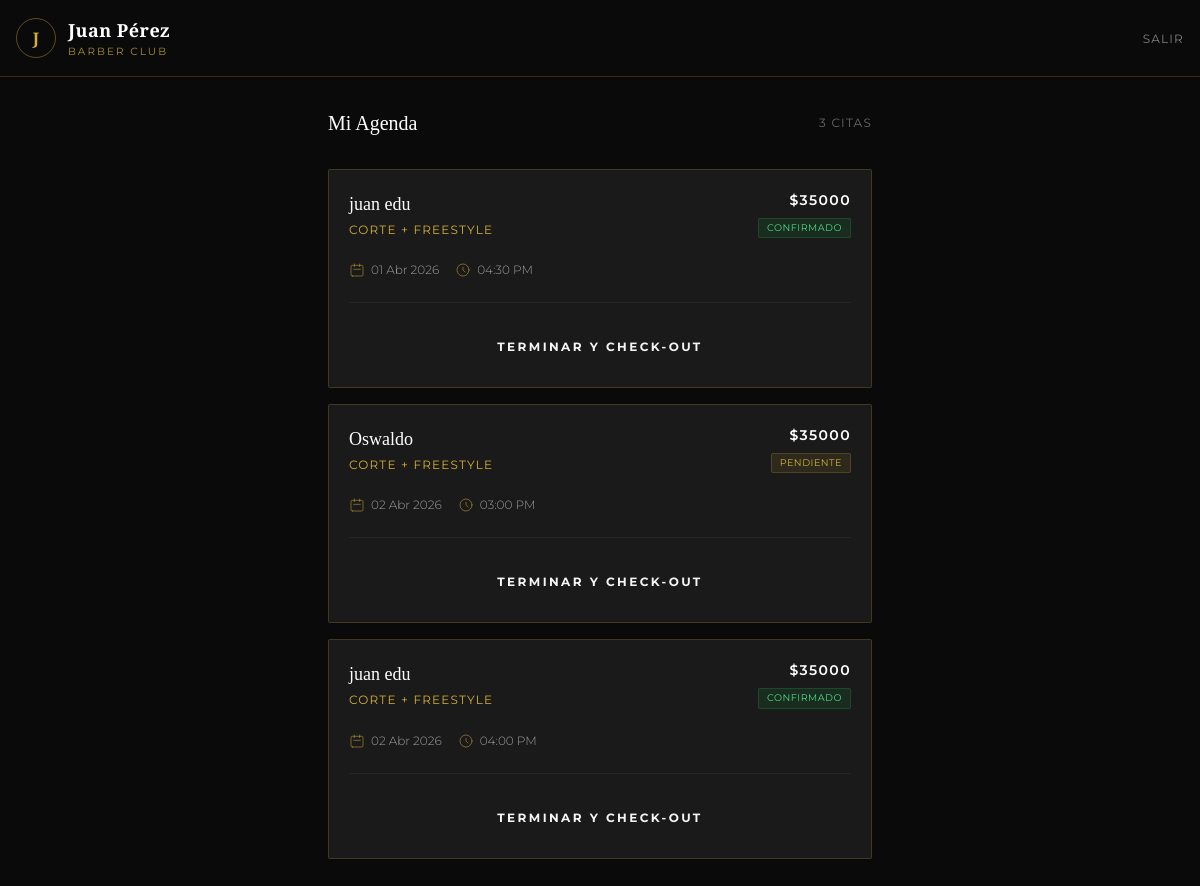
The page /barbero/dashboard/ (signed in) on the database its author committed.
### apps/barbers/models.py (models this page shows, shortened)
class Barber(models.Model):
    user = models.OneToOneField(
        User, on_delete=models.CASCADE, related_name='barber_profile'
    )
    barbershop = models.ForeignKey(
        Barbershop, on_delete=models.CASCADE, related_name='barbers'
    )
    display_name = models.CharField(max_length=100)
    specialties = models.ManyToManyField(Service, blank=True, related_name='specialist_barbers')
    avatar = models.ImageField(upload_to='barbers/', null=True, blank=True)
    phone = models.CharField(max_length=20, blank=True)
    bio = models.TextField(blank=True)
    is_available = models.BooleanField(default=True)
    schedule = models.JSONField(default=dict, blank=True)
    color_tag = models.CharField(
        max_length=7, default='#D4AF37',
        help_text='Color hexadecimal para el calendario'
    )
    total_cuts = models.IntegerField(default=0)
    rating = models.DecimalField(max_digits=2, decimal_places=1, default=5.0)
    display_order = models.IntegerField(default=0, help_text='Orden de aparición en la web pública')
    created_at = models.DateTimeField(auto_now_add=True)
    class Meta:
        verbose_name = 'Barbero'
        verbose_name_plural = 'Barberos'

### apps/bookings/models.py (models this page shows, shortened)
class Booking(models.Model):
    STATUS_CHOICES = [
        ('pending', 'Pendiente'),
        ('confirmed', 'Confirmado'),
        ('completed', 'Completado'),
        ('cancelled', 'Cancelado'),
    ]
    client_name = models.CharField(max_length=150)
    client_phone = models.CharField(max_length=20, blank=True)
    client_email = models.EmailField(blank=True)
    is_walk_in = models.BooleanField(default=False,
        help_text='Cliente presencial sin reserva previa (ej. Cliente General)')
    privacy_accepted = models.BooleanField(default=False,
        help_text='Aceptación obligatoria de políticas de privacidad y tratamiento de datos')
    barber = models.ForeignKey(
        Barber, on_delete=models.SET_NULL,
        null=True, blank=True, related_name='bookings',
        help_text='Puede quedar vacío inicialmente si eligen "Cualquier barbero"'
    )
    service = models.ForeignKey(
        Service, on_delete=models.SET_NULL,
        null=True, related_name='bookings'
    )
    date = models.DateField()
    time = models.TimeField()
    duration_minutes = models.IntegerField(default=60)
    status = models.CharField(
        max_length=20, choices=STATUS_CHOICES, default='pending'
    )
    notes = models.TextField(blank=True)
    price = models.DecimalField(max_digits=10, decimal_places=0)
    survey_sent = models.BooleanField(default=False)
    reminder_sent = models.BooleanField(default=False)
    created_at = models.DateTimeField(auto_now_add=True)
    updated_at = models.DateTimeField(auto_now=True)
    completed_at = models.DateTimeField(null=True, blank=True)
    class Meta:
        verbose_name = 'Reserva'
        verbose_name_plural = 'Reservas'
        ordering = ['-date', '-time']
        constraints = [
            models.UniqueConstraint(
                fields=['barber', 'date', 'time'],
                condition=models.Q(status__in=['pending', 'confirmed']),
                name='unique_active_booking_barber_date_time',
            ),
        ]

### apps/services/models.py (models this page shows, shortened)
class Service(models.Model):
    CATEGORY_CHOICES = [
        ('individual', 'Servicio Individual'),
        ('silver', 'Membresía Silver'),
        ('gold', 'Membresía Gold'),
        ('diamond', 'Membresía Diamond'),
        ('vip', 'VIP / Exclusivo Frank'),
    ]
    name = models.CharField(max_length=200)
    slug = models.SlugField(max_length=100, unique=True)
    description = models.TextField(blank=True)
    category = models.CharField(max_length=20, choices=CATEGORY_CHOICES, default='individual')
    price = models.DecimalField(max_digits=10, decimal_places=0)
    duration_minutes = models.IntegerField(default=60)
    features = models.JSONField(default=list, blank=True)
    includes_beverage = models.BooleanField(default=False,
        help_text='Si activa, descuenta automáticamente bebida del inventario al confirmar venta.')
    is_active = models.BooleanField(default=True)
    is_popular = models.BooleanField(default=False)
    display_order = models.IntegerField(default=0)
    exclusive_barber = models.ForeignKey(
        'barbers.Barber',
        null=True, blank=True,
        on_delete=models.SET_NULL,
        related_name='exclusive_services',
        help_text='Dejar vacío para servicio disponible para todos los barberos.'
    )
    created_at = models.DateTimeField(auto_now_add=True)
    class Meta:
        verbose_name = 'Servicio'
        verbose_name_plural = 'Servicios'
        ordering = ['display_order', 'name']

### apps/barbers/views.py (the view)
@login_required
def dashboard_barbero(request):
    try:
        barbero = request.user.barber_profile
    except Barber.DoesNotExist:
        return render(request, 'barberos/dashboard.html', {
            'error_perfil': True
        })
    citas = Booking.objects.filter(
        barber=barbero,
        status__in=['pending', 'confirmed']
    ).order_by('date', 'time')
    return render(request, 'barberos/dashboard.html', {
        'barbero': barbero,
        'citas': citas,
    })

### templates/barberos/dashboard.html (shortened to what this page needs)
{% load static %}
<!DOCTYPE html>
<html lang="es">
<head>
  <script src="https://cdn.tailwindcss.com"></script>
</head>
<body class="bg-jet text-smoke font-sans antialiased min-h-screen">
  <nav class="sticky top-0 z-40 bg-jet border-b border-gold/20 flex items-center justify-between px-4 py-4">
    <div class="flex items-center gap-3">
      <div class="w-10 h-10 rounded-full border border-gold/40 flex items-center justify-center overflow-hidden">
        {% if barbero.avatar %}
          <img src="{{ barbero.avatar.url }}" alt="{{ barbero.display_name }}" class="w-full h-full object-cover">
        {% else %}
          <span class="text-gold font-serif font-bold">{{ barbero.display_name|make_list|first|upper }}</span>
        {% endif %}
      </div>
      <div>
        <h1 class="text-lg font-serif font-bold text-white tracking-wide">{{ barbero.display_name }}</h1>
        <p class="text-[0.65rem] tracking-[0.2em] uppercase text-gold/80">Barber Club</p>
      </div>
    </div>
    <form method="post" action="{% url 'barbero_logout' %}" class="inline">
      <button type="submit" class="text-xs uppercase tracking-widest text-smoke/50 hover:text-gold transition-colors">
        Salir
      </button>
    </form>
  </nav>
  <main class="max-w-xl mx-auto px-4 py-8">
    <div class="flex items-center justify-between mb-8">
      <h2 class="text-xl font-serif text-white">Mi Agenda</h2>
      <span class="text-xs tracking-widest uppercase text-smoke/40">{{ citas|length }} citas</span>
    </div>
    {% if error_perfil %}
      <div class="bg-red-500/10 border border-red-500/50 p-6 rounded-sm text-center">
        <p class="text-sm text-red-200">El usuario actual no tiene un perfil de barbero asociado. Contacta al administrador.</p>
      </div>
    {% else %}
      {% if not citas %}
        <div class="border border-white/5 bg-jet-card rounded-sm p-12 text-center mt-12">
          <svg class="w-16 h-16 mx-auto text-gold/20 mb-4" fill="none" stroke="currentColor" viewBox="0 0 24 24">
            <path stroke-linecap="round" stroke-linejoin="round" stroke-width="1" d="M8 7V3m8 4V3m-9 8h10M5 21h14a2 2 0 002-2V7a2 2 0 00-2-2H5a2 2 0 00-2 2v12a2 2 0 002 2z"></path>
          </svg>
          <h3 class="text-lg font-serif text-white mb-2">Agenda Libre</h3>
          <p class="text-sm text-smoke/50 tracking-wide font-light">No tienes cortes pendientes por el momento.</p>
        </div>
      {% else %}
        <div class="space-y-4">
          {% for cita in citas %}
            <div class="card-cita border border-gold/20 bg-jet-lighter p-5 rounded-sm flex flex-col gap-4 relative overflow-hidden transition-all"
                 id="card-{{ cita.id }}"
                 data-id="{{ cita.id }}"
                 data-cliente="{{ cita.client_name }}"
                 data-barbero="{{ barbero.display_name }}"
                 data-servicio="{% if cita.service %}{{ cita.service.name }}{% else %}Servicio general{% endif %}"
                 data-precio="{{ cita.price|floatformat:0 }}">
              <div class="flex justify-between items-start">
                <div>
                  <h3 class="font-serif font-medium text-lg text-white mb-1">{{ cita.client_name }}</h3>
                  <p class="text-xs uppercase tracking-widest text-gold">{% if cita.service %}{{ cita.service.name }}{% else %}Corte general{% endif %}</p>
                </div>
                <div class="text-right">
                  <div class="text-sm font-semibold text-white tracking-widest mb-1">${{ cita.price|floatformat:0 }}</div>
                  <div class="text-[0.6rem] uppercase tracking-wider px-2 py-0.5 rounded-sm {% if cita.status == 'confirmed' %}bg-green-500/10 text-green-400 border border-green-500/20{% else %}bg-gold/10 text-gold border border-gold/20{% endif %} inline-block">
                    {{ cita.get_status_display }}
                  </div>
                </div>
              </div>
              <div class="flex flex-wrap items-center gap-4 text-xs font-light text-smoke/60 mt-2">
                <div class="flex items-center gap-1.5">
                  <svg class="w-4 h-4 text-gold/50" fill="none" stroke="currentColor" viewBox="0 0 24 24"><path stroke-linecap="round" stroke-linejoin="round" stroke-width="1.5" d="M8 7V3m8 4V3m-9 8h10M5 21h14a2 2 0 002-2V7a2 2 0 00-2-2H5a2 2 0 00-2 2v12a2 2 0 002 2z"></path></svg>
                  <span>{{ cita.date|date:"d M Y" }}</span>
                </div>
                <div class="flex items-center gap-1.5">
                  <svg class="w-4 h-4 text-gold/50" fill="none" stroke="currentColor" viewBox="0 0 24 24"><path stroke-linecap="round" stroke-linejoin="round" stroke-width="1.5" d="M12 8v4l3 3m6-3a9 9 0 11-18 0 9 9 0 0118 0z"></path></svg>
                  <span>{{ cita.time|time:"h:i A" }}</span>
                </div>
              </div>
              <div class="h-[1px] w-full bg-white/5 my-2"></div>
              <button class="btn-finalizar btn-gold w-full py-3 text-xs tracking-[0.2em] font-bold uppercase rounded-sm"
                      data-id="{{ cita.id }}">
                 Terminar y Check-out
              </button>
            </div>
          {% endfor %}
        </div>
      {% endif %}
    {% endif %}
  </main>
</body>
</html>

### templates/barberos/dashboard.html (style rules this page uses)
.btn-gold { background: linear-gradient(135deg, theme('colors.gold.light') 0%, theme('colors.gold.DEFAULT') 50%, theme('colors.gold.dark') 100%); color: theme('colors.jet.DEFAULT'); transition: all 0.3s ease; }

### rows shown on the page
Barber: display_name|make_list "J", display_name "Juan Pérez"
Booking: client_name "juan edu", service.name "CORTE + FREESTYLE", price "35000", status "CONFIRMADO", date "01 Abr 2026", time "04:30 PM"
Booking: client_name "Oswaldo", service.name "CORTE + FREESTYLE", price "35000", status "PENDIENTE", date "02 Abr 2026", time "03:00 PM"
Booking: client_name "juan edu", service.name "CORTE + FREESTYLE", price "35000", status "CONFIRMADO", date "02 Abr 2026", time "04:00 PM"

### other values the page prints
{{ citas|length }} "3"
